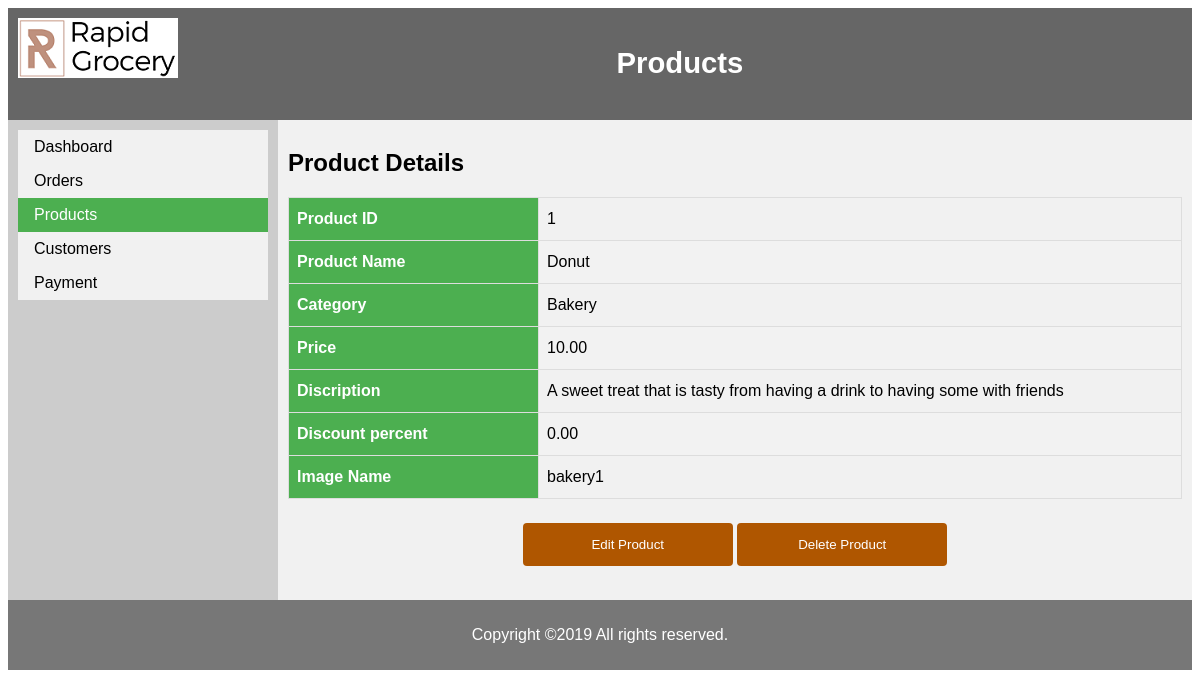
/admin/product_detail.php?product_id=1, run on the app's committed database.
### tables this page shows
CREATE TABLE products (
  product_id         INT            PRIMARY KEY   AUTO_INCREMENT,
  category_id        INT            NOT NULL,
  product_code       VARCHAR(10)    NOT NULL      UNIQUE,
  product_name       VARCHAR(60)   NOT NULL,
  description        TEXT           NOT NULL,
  list_price         DECIMAL(10,2)  NOT NULL,
  discount_percent   DECIMAL(10,2)  NOT NULL      DEFAULT 0.00,
  date_added         DATETIME                     DEFAULT NULL,
  product_img		 VARCHAR(10),
  CONSTRAINT products_fk_categories
    FOREIGN KEY (category_id)
    REFERENCES categories (category_id)
);

CREATE TABLE categories (
  category_id        INT            PRIMARY KEY   AUTO_INCREMENT,
  category_name      VARCHAR(20)   NOT NULL      UNIQUE
);

### admin/product_detail.php (the view, shortened to what this page needs)
<?php
include "config.php";
    $product_id = $_GET["product_id"];
    $sql_query = "select p.product_id, p.product_name, ca.category_name, p.list_price, p.description, p.discount_percent, p.product_img
                       from products p JOIN categories ca ON p.category_id = ca.category_id
                       where p.product_id=$product_id
                       group by p.product_id;";
   $result = $con->query($sql_query);
?>
<!DOCTYPE html>
<html lang="en">
<head>
    <link rel="stylesheet" href="css/style.css">
</head>
<body>
<header>
    <img src="../img/logo.png" alt="logo"  style="float:left"/>
    <h3>Products</h3>
</header>
<section>
    <article>
        <h2>Product Details</h2>
        <?php
            if ($result->num_rows > 0) {
                 while($rows = $result->fetch_assoc()) {
                 $product_id = $rows["product_id"];
                 $product_name = $rows["product_name"];
                 $category = $rows["category_name"];
                 $price = $rows["list_price"];
                 $description = $rows["description"];
                 $discount_percent = $rows["discount_percent"];
                 $product_img = $rows["product_img"];
                 }
            }
            else {
                echo "0 results";
            }
        ?>
        <table id="customers">
            <tr>
                <th width="250">Product ID</th>
                <td><?php echo $product_id ?></td>
            </tr>
            <tr>
                <th>Product Name</th>
                <td><?php echo $product_name ?></td>
            </tr>
            <tr>
                <th>Category</th>
                <td><?php echo $category ?></td>
            </tr>
            <tr>
                <th>Price</th>
                <td><?php echo $price ?></td>
            </tr>
            <tr>
                <th>Discription</th>
                <td><?php echo $description ?></td>
            </tr>
            <tr>
                <th>Discount percent</th>
                <td><?php echo $discount_percent ?></td>
            </tr>
            <tr>
                <th>Image Name</th>
                <td><?php echo $product_img ?></td>
            </tr>
        </table>
        <p align="center"><input type="submit" value="Edit Product" onclick="
            <?php
                echo "window.location='product_edit.php?product_id=" .$product_id."'";
            ?> ;">
        <input type="submit" value="Delete Product" onclick="
            <?php
                echo "window.location='javascript:del_Products(" .$product_id.")'";
            ?> ;">
        </p>
    </article>
</section>
<?php
include "footer.php";
?>
</body>
</html>

### admin/css/style.css (style rules this page uses)
* { box-sizing: border-box; }
body { font-family: Arial, Helvetica, sans-serif; }
header { background-color: #666; padding: 10px; text-align: center; font-size: 25px; color: white; }
section { display: -webkit-flex; display: flex; }
article { -webkit-flex: 3; -ms-flex: 3; flex: 3; background-color: #f1f1f1; padding: 10px; }
nav { background: #ccc; padding: 10px; }
nav ul { list-style-type: none; margin: 0; padding: 0; width: 250px; background-color: #f1f1f1; }
nav li a { display: block; color: #000; padding: 8px 16px; text-decoration: none; }
nav li a.active { background-color: #4CAF50; color: white; }
#customers { font-family: "Trebuchet MS", Arial, Helvetica, sans-serif; border-collapse: collapse; width: 100%; }
#customers td, #customers th { border: 1px solid #ddd; padding: 8px; }
#customers tr:nth-child(even) { background-color: #f2f2f2; }
#customers th { padding-top: 12px; padding-bottom: 12px; text-align: left; background-color: #4CAF50; color: white; }
input[type=submit] { width: 210px; background-color: #af5600; color: white; padding: 14px 20px; margin: 8px 0; border: none; border-radius: 4px; cursor: pointer; }

### data on the page
products: product_id "1", product_name "Donut", category.category_name "Bakery", list_price "10.00", description "A sweet treat that is tasty from having a drink to having some with friends", discount_percent "0.00", product_img "bakery1"
